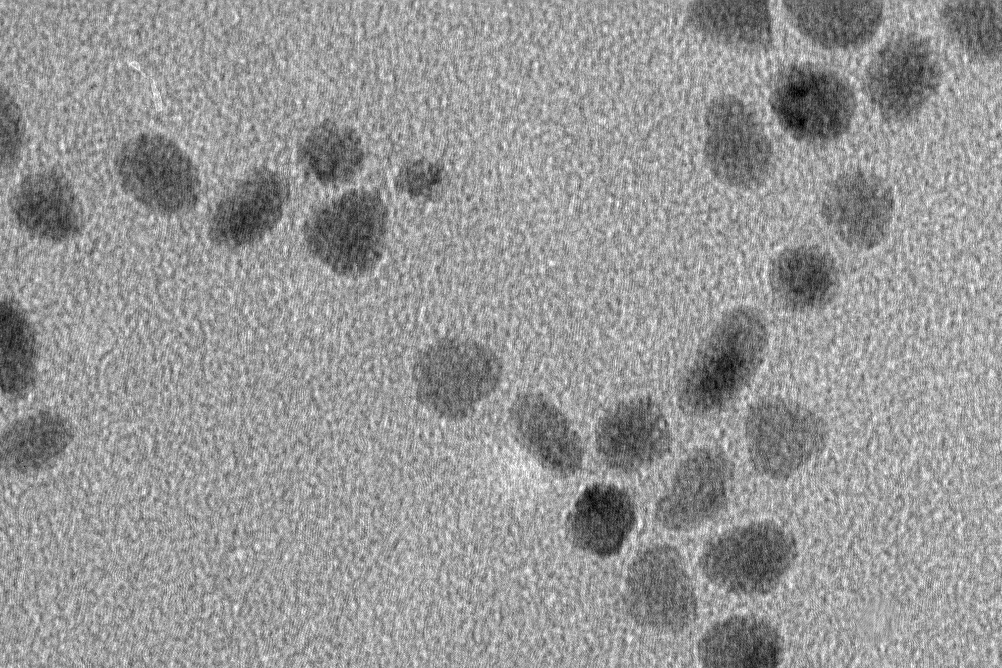
#> input picture TEST SET/TEST SET/Images/TEM_RAW_067_1.png, 1002 x 668 px; its folder holds only this picture in this run
$ python tem_nanoparticle_segmentation.py
#> lines starting #> are read from the running program, lines starting #| are printed output that depends on the picture; after the words box and inside, x2 and y2 are one past the last pixel; in counts of white or black regions, pixels touching at a corner belong together
"""
TEM Nanoparticle Segmentation Project
Image Processing

Classical segmentation using:
Gaussian + CLAHE + Global Otsu Threshold + Distance Transform + Watershed
"""

import cv2
import numpy as np
import os
import glob
import matplotlib.pyplot as plt


# SEGMENTATION CLASS

class TEMNanoparticleSegmenter:
    """
    Stable classical nanoparticle segmentation for TEM images
    """

    def __init__(self):
        self.gaussian_kernel = (5, 5)
        self.gaussian_sigma = 1.2

        self.min_particle_area = 120
        self.max_particle_area = 25000
        self.edge_margin = 8

    def preprocess_image(self, image):
        # Smooth noise
        blur = cv2.GaussianBlur(
            image, self.gaussian_kernel, self.gaussian_sigma
        )

        # Stronger contrast enhancement (important for your data)
        clahe = cv2.createCLAHE(
            clipLimit=2.5,
            tileGridSize=(8, 8)
        )
        enhanced = clahe.apply(blur)

        return enhanced

    def segment_particles(self, image):
        pre = self.preprocess_image(image)

        # Global Otsu (particles are dark)
        _, binary = cv2.threshold(
            pre, 0, 255,
            cv2.THRESH_BINARY_INV + cv2.THRESH_OTSU
        )

        kernel = cv2.getStructuringElement(
            cv2.MORPH_ELLIPSE, (3, 3)
        )

        # Remove salt noise
        opening = cv2.morphologyEx(
            binary, cv2.MORPH_OPEN, kernel, iterations=2
        )

        # Close gaps inside particles
        closing = cv2.morphologyEx(
            opening, cv2.MORPH_CLOSE, kernel, iterations=2
        )

        # Distance transform
        dist = cv2.distanceTransform(closing, cv2.DIST_L2, 5)

        # MUCH softer threshold
        _, sure_fg = cv2.threshold(
            dist, 0.25 * dist.max(), 255, 0
        )
        sure_fg = np.uint8(sure_fg)

        # Background
        sure_bg = cv2.dilate(closing, kernel, iterations=2)

        # Unknown region
        unknown = cv2.subtract(sure_bg, sure_fg)

        # Markers
        _, markers = cv2.connectedComponents(sure_fg)
        markers = markers + 1
        markers[unknown == 255] = 0

        # Watershed
        color = cv2.cvtColor(image, cv2.COLOR_GRAY2BGR)
        markers = cv2.watershed(color, markers)

        mask = np.zeros_like(image, dtype=np.uint8)
        mask[markers > 1] = 255

        return mask

    def is_particle_clipped(self, contour, shape):
        h, w = shape
        x, y, bw, bh = cv2.boundingRect(contour)

        return (
            x <= self.edge_margin or
            y <= self.edge_margin or
            x + bw >= w - self.edge_margin or
            y + bh >= h - self.edge_margin
        )

    def filter_particles(self, mask, shape):
        contours, _ = cv2.findContours(
            mask, cv2.RETR_EXTERNAL, cv2.CHAIN_APPROX_SIMPLE
        )

        filtered = np.zeros_like(mask)

        for cnt in contours:
            area = cv2.contourArea(cnt)

            if area < self.min_particle_area or area > self.max_particle_area:
                continue

            if self.is_particle_clipped(cnt, shape):
                continue

            cv2.drawContours(filtered, [cnt], -1, 255, -1)

        return filtered

    def segment_image(self, image):
        raw = self.segment_particles(image)
        final = self.filter_particles(raw, image.shape)
        return final


# EVALUATION CLASS


class SegmentationEvaluator:

    @staticmethod
    def dice(pred, gt):
        pred = (pred > 0).astype(np.uint8)
        gt = (gt > 0).astype(np.uint8)

        inter = np.logical_and(pred, gt).sum()
        total = pred.sum() + gt.sum()

        return 2 * inter / total if total > 0 else 1.0

    @staticmethod
    def iou(pred, gt):
        pred = (pred > 0).astype(np.uint8)
        gt = (gt > 0).astype(np.uint8)

        inter = np.logical_and(pred, gt).sum()
        union = np.logical_or(pred, gt).sum()

        return inter / union if union > 0 else 1.0

    @staticmethod
    def precision_recall(pred, gt):
        pred = (pred > 0).astype(np.uint8)
        gt = (gt > 0).astype(np.uint8)

        tp = np.logical_and(pred, gt).sum()
        fp = np.logical_and(pred, np.logical_not(gt)).sum()
        fn = np.logical_and(np.logical_not(pred), gt).sum()

        precision = tp / (tp + fp) if (tp + fp) > 0 else 0
        recall = tp / (tp + fn) if (tp + fn) > 0 else 0

        return precision, recall


# VISUALIZATION


def visualize(image, gt, pred, dice, iou, precision, recall):
    fig, ax = plt.subplots(2, 2, figsize=(12, 10))

    ax[0, 0].imshow(image, cmap="gray")
    ax[0, 0].set_title("Original")
    ax[0, 0].axis("off")

    ax[0, 1].imshow(gt, cmap="gray")
    ax[0, 1].set_title(f"Ground Truth\nDice: {dice:.3f}")
    ax[0, 1].axis("off")

    ax[1, 0].imshow(pred, cmap="gray")
    ax[1, 0].set_title(f"Prediction\nIoU: {iou:.3f}")
    ax[1, 0].axis("off")

    overlay = np.zeros((*image.shape, 3), dtype=np.uint8)
    overlay[:, :, 1] = (gt > 0) * 255     # Green = GT
    overlay[:, :, 0] = (pred > 0) * 255   # Red = Prediction

    ax[1, 1].imshow(overlay)
    ax[1, 1].set_title(
        f"Overlay\nPrecision: {precision:.3f} | Recall: {recall:.3f}"
    )
    ax[1, 1].axis("off")

    plt.tight_layout()
    plt.show()


# DATASET PROCESSING

def process_dataset(images_folder, masks_folder):
    segmenter = TEMNanoparticleSegmenter()
    evaluator = SegmentationEvaluator()

    image_files = sorted(
        glob.glob(os.path.join(images_folder, "*.jpg")) +
        glob.glob(os.path.join(images_folder, "*.png"))
    )

    dice_scores, iou_scores = [], []
    precision_scores, recall_scores = [], []

    for idx, img_path in enumerate(image_files):
        image = cv2.imread(img_path, cv2.IMREAD_GRAYSCALE)
        if image is None:
            continue

        name = os.path.basename(img_path)
        mask_path = os.path.join(masks_folder, name)
        if not os.path.exists(mask_path):
            continue

        gt = cv2.imread(mask_path, cv2.IMREAD_GRAYSCALE)
        gt = (gt > 127).astype(np.uint8) * 255

        pred = segmenter.segment_image(image)

        dice = evaluator.dice(pred, gt)
        iou = evaluator.iou(pred, gt)
        precision, recall = evaluator.precision_recall(pred, gt)

        dice_scores.append(dice)
        iou_scores.append(iou)
        precision_scores.append(precision)
        recall_scores.append(recall)

        print(
            f"{idx+1:03d} | Dice: {dice:.3f} | IoU: {iou:.3f} "
            f"| precision: {precision:.3f} | recall: {recall:.3f}"
        )

        if idx < 4:
            visualize(image, gt, pred, dice, iou, precision, recall)

    print("\n================ SUMMARY ================")
    print(f"Images processed: {len(dice_scores)}")
    print(f"Mean Dice:      {np.mean(dice_scores):.4f}")
    print(f"Mean IoU:       {np.mean(iou_scores):.4f}")
    print(f"Mean Precision: {np.mean(precision_scores):.4f}")
    print(f"Mean Recall:    {np.mean(recall_scores):.4f}")
    print("========================================")


# MAIN


def main():
    images_folder = r"C:\Users\LENOVO\Documents\Health AI Study\M2 SIA Image Processing\Image processing Project\Image_Processing_Project\TEST SET\TEST SET\Images"
    masks_folder = r"C:\Users\LENOVO\Documents\Health AI Study\M2 SIA Image Processing\Image processing Project\Image_Processing_Project\TEST SET\TEST SET\Masks"

    process_dataset(images_folder, masks_folder)
#> in process_dataset, image is the input picture: shape (668, 1002); min 0, max 253, mean 150.4
#> in process_dataset, `gt = (gt > 127).astype(np.uint8) * 255`:
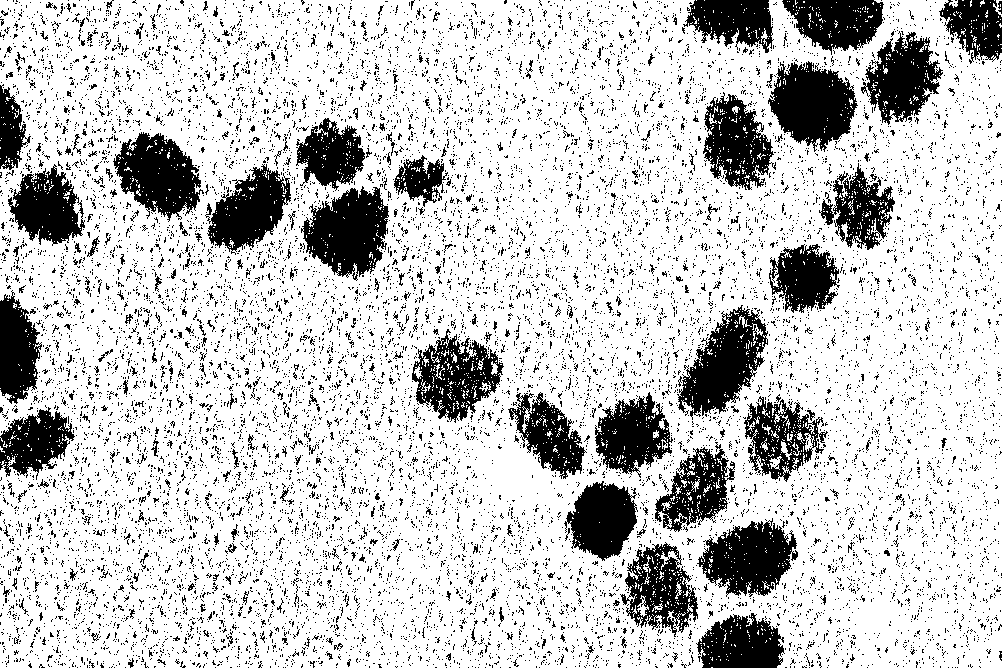
#> gt: shape (668, 1002); 78.7% white; 14171 black regions (13865 under 20 px), largest, box (x1, y1, x2, y2) and area: (301, 186, 389, 281) 5246, (768, 61, 858, 152) 5192, (677, 305, 768, 420) 5150
#> in segment_particles, `unknown = cv2.subtract(sure_bg, sure_fg)`:
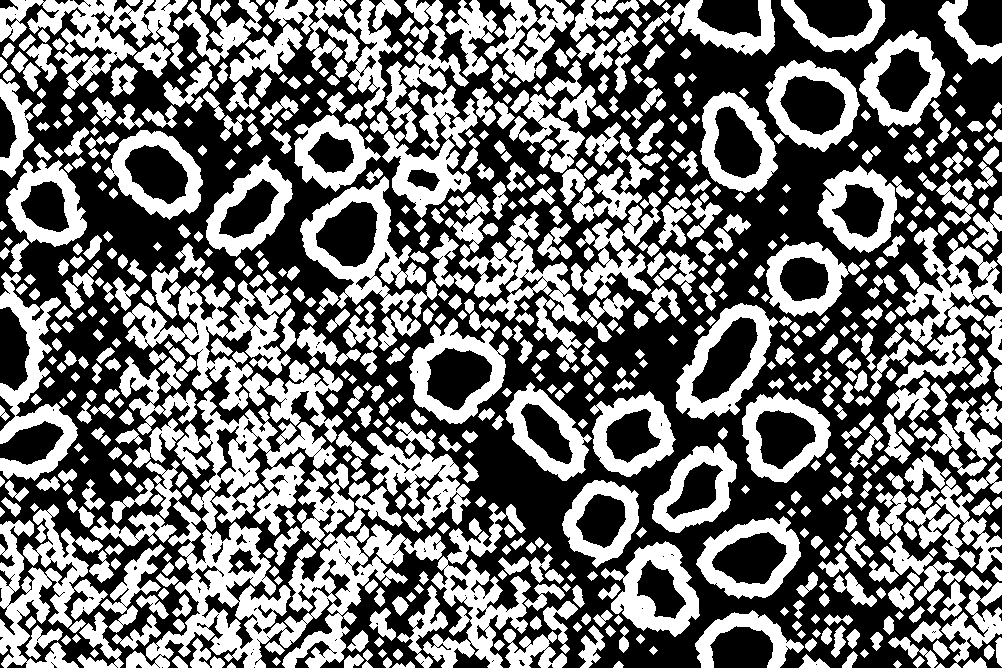
#> unknown: shape (668, 1002); 45.3% white; 751 white regions, largest, box (x1, y1, x2, y2) and area: (126, 460, 408, 668) 16218, (174, 390, 337, 536) 8903, (123, 280, 291, 411) 7652
#> in segment_particles, `markers = markers + 1`:
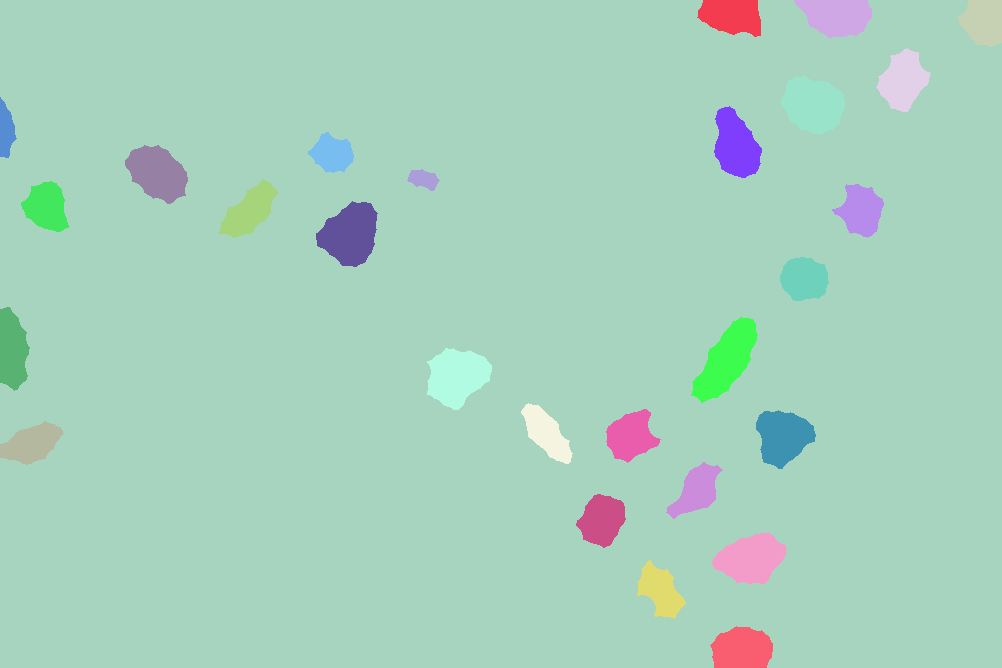
#> markers: shape (668, 1002) int32; 28 distinct labels, from 1 to 28; one colour per label, 0 black
#> in segment_particles, `markers[unknown == 255] = 0`:
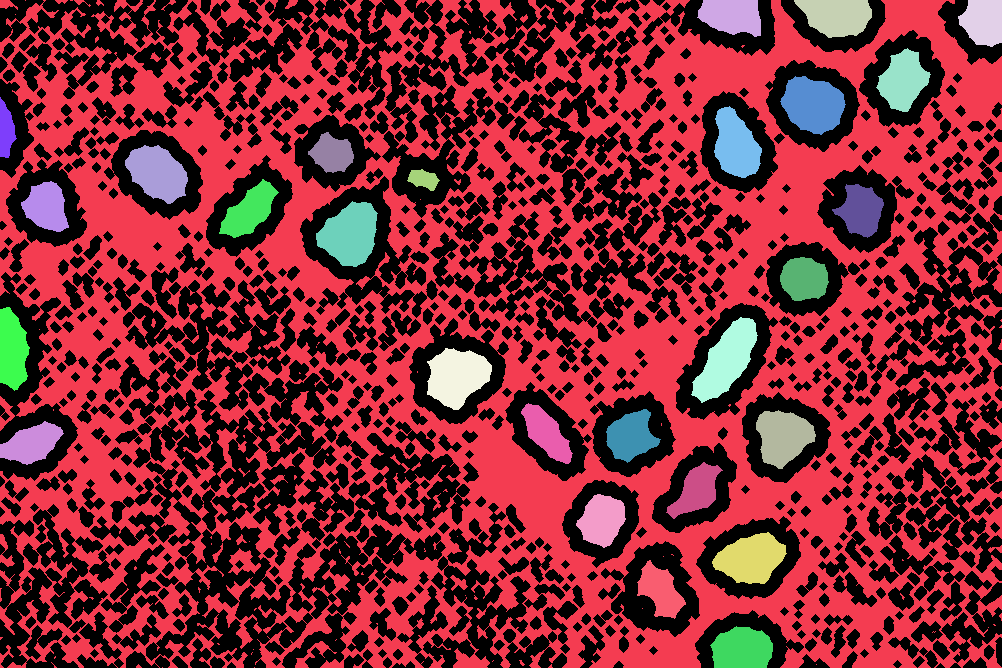
#> markers: shape (668, 1002) int32; 29 distinct labels, from 0 to 28; one colour per label, 0 black
#> in segment_particles, `markers = cv2.watershed(color, markers)`:
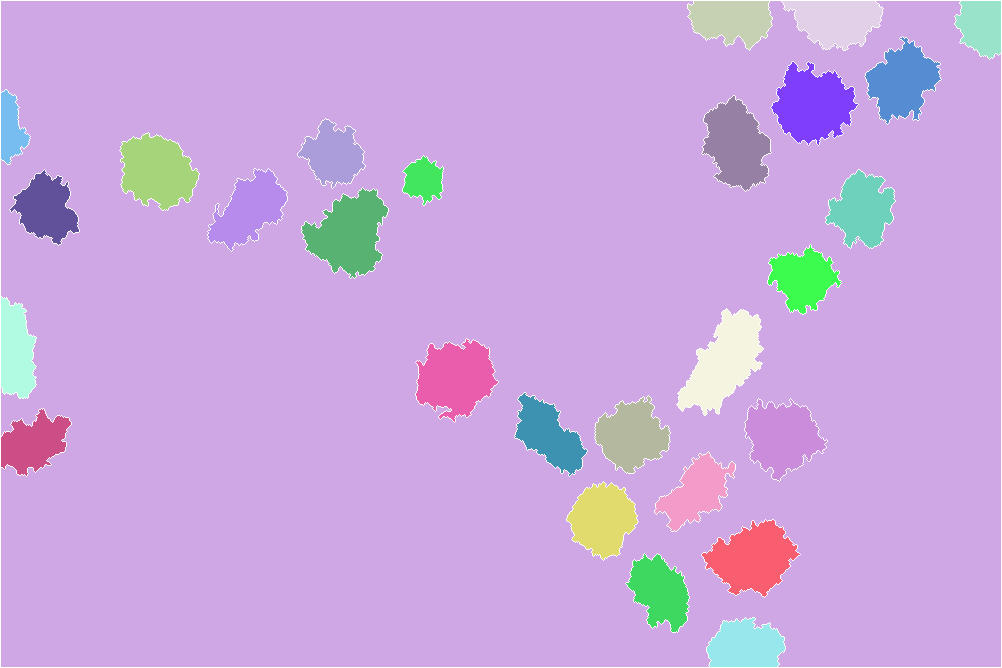
#> markers: shape (668, 1002) int32; 29 distinct labels, from -1 to 28; one colour per label, 0 black, -1 white
#> in filter_particles, `contours, _ = cv2.findContours( mask, cv2.RETR_EXTERNAL, cv2.CHAIN_APP..`: contours = 27 contours; largest, box (x1, y1, x2, y2) and area: (677, 309, 763, 415) 4500, (302, 188, 388, 278) 4446, (771, 62, 858, 145) 4361, (416, 339, 498, 422) 4281, (702, 520, 800, 597) 4248
#> the loop in filter_particles, `for cnt in contours:` made 27 passes
#> (area, x in is_particle_clipped, y in is_particle_clipped, bw in is_particle_clipped, bh in is_particle_clipped) on passes 1 to 8: (2821, 707, 618, 78, 49), (2888, 626, 554, 63, 78), (4247.5, 702, 520, 98, 77), (3425, 567, 482, 71, 78), (2842.5, 655, 452, 80, 79), (2688.5, 1, 409, 70, 67), (3943, 745, 399, 82, 82), (3445, 595, 396, 75, 77)
#> after the loop in filter_particles, `for cnt in contours:`:
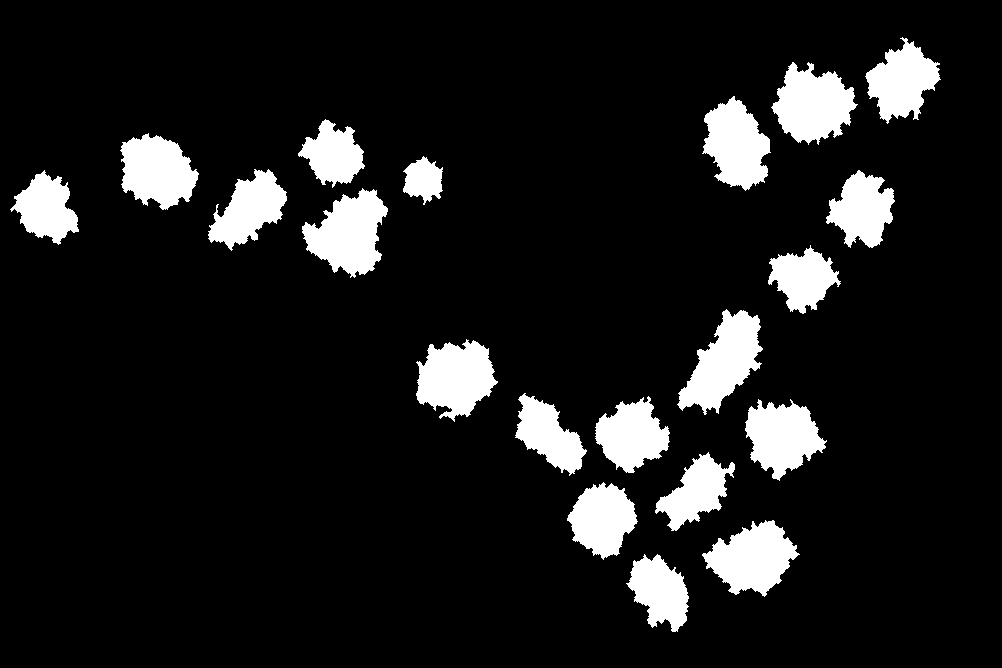
#> filtered: shape (668, 1002); 10.7% white; 20 white regions, largest, box (x1, y1, x2, y2) and area: (677, 309, 763, 415) 4674, (302, 188, 388, 278) 4610, (771, 62, 858, 145) 4523
#> in dice, `inter = np.logical_and(pred, gt).sum()`: inter = 9040
#> in dice, `total = pred.sum() + gt.sum()`: total = 597954
#> in process_dataset, `dice = evaluator.dice(pred, gt)`: dice = 0.0302
#> in iou, `inter = np.logical_and(pred, gt).sum()`: inter = 9040
#> in iou, `union = np.logical_or(pred, gt).sum()`: union = 588914
#> in process_dataset, `iou = evaluator.iou(pred, gt)`: iou = 0.0154
#> in precision_recall, `tp = np.logical_and(pred, gt).sum()`: tp = 9040
#> in precision_recall, `fp = np.logical_and(pred, np.logical_not(gt)).sum()`: fp = 62387
#> in precision_recall, `fn = np.logical_and(np.logical_not(pred), gt).sum()`: fn = 517487
#> in precision_recall, `precision = tp / (tp + fp) if (tp + fp) > 0 else 0`: precision = 0.127
#> in precision_recall, `recall = tp / (tp + fn) if (tp + fn) > 0 else 0`: recall = 0.0172
#> in process_dataset, `precision, recall = evaluator.precision_recall(pred, gt)`: precision = 0.127; recall = 0.0172
#| 001 | Dice: 0.030 | IoU: 0.015 | precision: 0.127 | recall: 0.017
#> in visualize, `overlay[:, :, 0] = (pred > 0) * 255`:
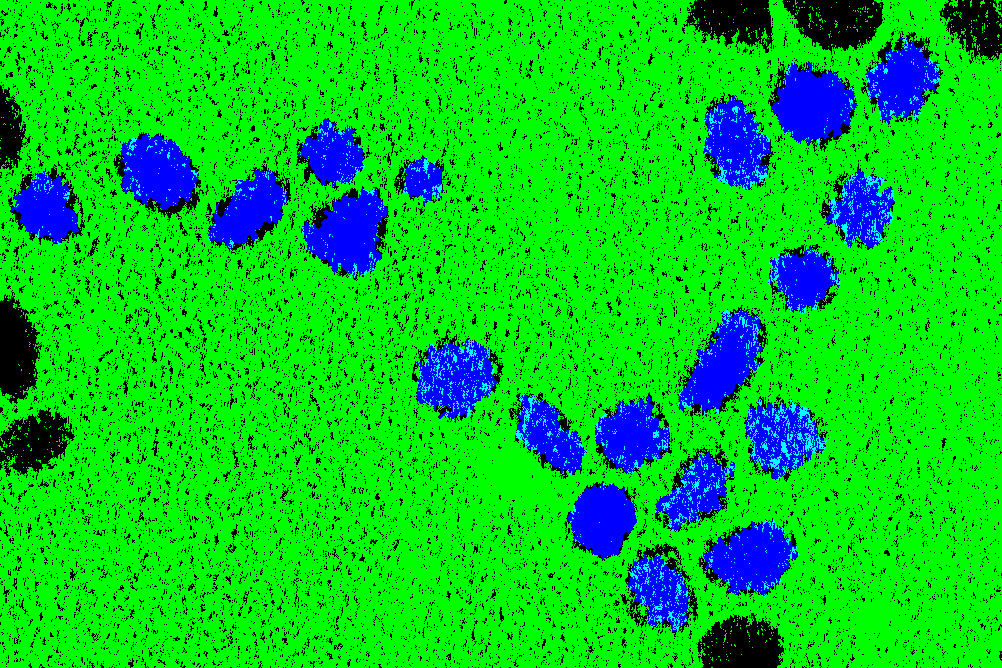
#> overlay: shape (668, 1002, 3); mean of channels 0, 1, 2 27.2, 200.6, 0; drawn as B, G, R
#| Images processed: 1
#| Mean Dice:      0.0302
#| Mean IoU:       0.0154
#| Mean Precision: 0.1266
#| Mean Recall:    0.0172


if __name__ == "__main__":
    main()
